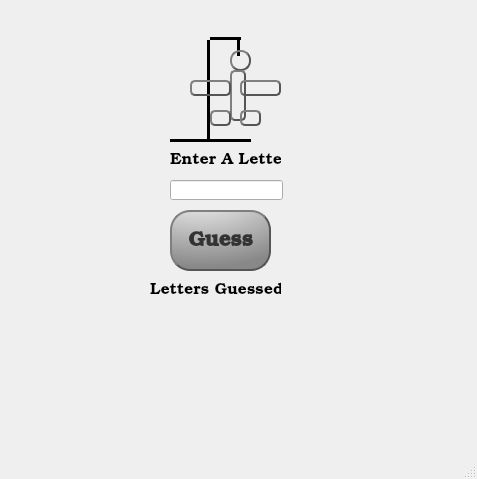
<?xml version="1.0" encoding="UTF-8"?>
<ui version="4.0">
 <class>MainWindow</class>
 <widget class="QMainWindow" name="MainWindow">
  <property name="geometry">
   <rect>
    <x>0</x>
    <y>0</y>
    <width>477</width>
    <height>479</height>
   </rect>
  </property>
  <property name="windowTitle">
   <string>MainWindow</string>
  </property>
  <widget class="QWidget" name="centralwidget">
   <widget class="QPushButton" name="btnGuess">
    <property name="geometry">
     <rect>
      <x>170</x>
      <y>210</y>
      <width>101</width>
      <height>61</height>
     </rect>
    </property>
    <property name="font">
     <font>
      <family>Bookman Old Style</family>
      <pointsize>16</pointsize>
      <weight>75</weight>
      <bold>true</bold>
     </font>
    </property>
    <property name="styleSheet">
     <string notr="true">QPushButton {
color: #333;
border: 2px solid #555;
border-radius: 20px;
border-style: outset;
background: qradialgradient(cx: 0.3, cy: -0.4, fx: 0.3, fy: -0.4,radius: 1.35, stop: 0 #fff, stop: 1 #888);
padding: 5px;
}</string>
    </property>
    <property name="text">
     <string>Guess</string>
    </property>
   </widget>
   <widget class="QLineEdit" name="linInput">
    <property name="geometry">
     <rect>
      <x>170</x>
      <y>180</y>
      <width>113</width>
      <height>20</height>
     </rect>
    </property>
   </widget>
   <widget class="QLabel" name="label">
    <property name="geometry">
     <rect>
      <x>170</x>
      <y>150</y>
      <width>111</width>
      <height>21</height>
     </rect>
    </property>
    <property name="font">
     <font>
      <family>Bookman Old Style</family>
      <pointsize>12</pointsize>
     </font>
    </property>
    <property name="text">
     <string>Enter A Letter</string>
    </property>
   </widget>
   <widget class="Line" name="lineBase">
    <property name="geometry">
     <rect>
      <x>170</x>
      <y>130</y>
      <width>81</width>
      <height>20</height>
     </rect>
    </property>
    <property name="autoFillBackground">
     <bool>true</bool>
    </property>
    <property name="frameShadow">
     <enum>QFrame::Plain</enum>
    </property>
    <property name="lineWidth">
     <number>3</number>
    </property>
    <property name="orientation">
     <enum>Qt::Horizontal</enum>
    </property>
   </widget>
   <widget class="Line" name="line">
    <property name="geometry">
     <rect>
      <x>200</x>
      <y>40</y>
      <width>16</width>
      <height>101</height>
     </rect>
    </property>
    <property name="frameShadow">
     <enum>QFrame::Plain</enum>
    </property>
    <property name="lineWidth">
     <number>3</number>
    </property>
    <property name="orientation">
     <enum>Qt::Vertical</enum>
    </property>
   </widget>
   <widget class="Line" name="line_2">
    <property name="geometry">
     <rect>
      <x>210</x>
      <y>30</y>
      <width>31</width>
      <height>16</height>
     </rect>
    </property>
    <property name="frameShadow">
     <enum>QFrame::Plain</enum>
    </property>
    <property name="lineWidth">
     <number>3</number>
    </property>
    <property name="orientation">
     <enum>Qt::Horizontal</enum>
    </property>
   </widget>
   <widget class="Line" name="line_3">
    <property name="geometry">
     <rect>
      <x>230</x>
      <y>40</y>
      <width>16</width>
      <height>16</height>
     </rect>
    </property>
    <property name="frameShadow">
     <enum>QFrame::Plain</enum>
    </property>
    <property name="lineWidth">
     <number>3</number>
    </property>
    <property name="orientation">
     <enum>Qt::Vertical</enum>
    </property>
   </widget>
   <widget class="QPushButton" name="btnHead">
    <property name="geometry">
     <rect>
      <x>230</x>
      <y>50</y>
      <width>21</width>
      <height>21</height>
     </rect>
    </property>
    <property name="styleSheet">
     <string notr="true">QPushButton {
color: #333;
border: 2px solid #555;
border-radius: 10px;
border-style: outset;
background: qradialgradient(cx: 0.3, cy: -0.4, fx: 0.3, fy: -0.4,radius: 1.35, stop: 0 #fff, stop: 1 #888
);
padding: 5px;
}</string>
    </property>
    <property name="text">
     <string/>
    </property>
    <property name="flat">
     <bool>true</bool>
    </property>
   </widget>
   <widget class="QLabel" name="lblLettersGuessedTitle">
    <property name="geometry">
     <rect>
      <x>150</x>
      <y>280</y>
      <width>131</width>
      <height>21</height>
     </rect>
    </property>
    <property name="font">
     <font>
      <family>Bookman Old Style</family>
      <pointsize>12</pointsize>
     </font>
    </property>
    <property name="text">
     <string>Letters Guessed</string>
    </property>
   </widget>
   <widget class="QLabel" name="lblLetters">
    <property name="geometry">
     <rect>
      <x>70</x>
      <y>310</y>
      <width>321</width>
      <height>21</height>
     </rect>
    </property>
    <property name="font">
     <font>
      <family>Bookman Old Style</family>
      <pointsize>12</pointsize>
      <weight>75</weight>
      <bold>true</bold>
     </font>
    </property>
    <property name="text">
     <string/>
    </property>
    <property name="alignment">
     <set>Qt::AlignCenter</set>
    </property>
   </widget>
   <widget class="QLabel" name="lblLettersGuessedTitle_2">
    <property name="geometry">
     <rect>
      <x>20</x>
      <y>380</y>
      <width>441</width>
      <height>61</height>
     </rect>
    </property>
    <property name="font">
     <font>
      <family>Bookman Old Style</family>
      <pointsize>16</pointsize>
      <weight>75</weight>
      <bold>true</bold>
     </font>
    </property>
    <property name="text">
     <string/>
    </property>
    <property name="alignment">
     <set>Qt::AlignCenter</set>
    </property>
   </widget>
   <widget class="QPushButton" name="btnBody">
    <property name="geometry">
     <rect>
      <x>230</x>
      <y>70</y>
      <width>16</width>
      <height>51</height>
     </rect>
    </property>
    <property name="styleSheet">
     <string notr="true">QPushButton {
color: #333;
border: 2px solid #555;
border-radius: 5px;
border-style: outset;
background: qradialgradient(cx: 0.3, cy: -0.4, fx: 0.3, fy: -0.4,radius: 1.35, stop: 0 #fff, stop: 1 #888
);
padding: 5px;
}</string>
    </property>
    <property name="text">
     <string/>
    </property>
    <property name="flat">
     <bool>true</bool>
    </property>
   </widget>
   <widget class="QPushButton" name="btnArm1">
    <property name="geometry">
     <rect>
      <x>240</x>
      <y>80</y>
      <width>41</width>
      <height>16</height>
     </rect>
    </property>
    <property name="styleSheet">
     <string notr="true">QPushButton {
color: #333;
border: 2px solid #555;
border-radius: 5px;
border-style: outset;
background: qradialgradient(cx: 0.3, cy: -0.4, fx: 0.3, fy: -0.4,radius: 1.35, stop: 0 #fff, stop: 1 #888
);
padding: 5px;
}</string>
    </property>
    <property name="text">
     <string/>
    </property>
    <property name="flat">
     <bool>true</bool>
    </property>
   </widget>
   <widget class="QPushButton" name="btnArm2">
    <property name="geometry">
     <rect>
      <x>190</x>
      <y>80</y>
      <width>41</width>
      <height>16</height>
     </rect>
    </property>
    <property name="styleSheet">
     <string notr="true">QPushButton {
color: #333;
border: 2px solid #555;
border-radius: 5px;
border-style: outset;
background: qradialgradient(cx: 0.3, cy: -0.4, fx: 0.3, fy: -0.4,radius: 1.35, stop: 0 #fff, stop: 1 #888
);
padding: 5px;
}</string>
    </property>
    <property name="text">
     <string/>
    </property>
    <property name="flat">
     <bool>true</bool>
    </property>
   </widget>
   <widget class="QPushButton" name="btnLeg1">
    <property name="geometry">
     <rect>
      <x>240</x>
      <y>110</y>
      <width>21</width>
      <height>16</height>
     </rect>
    </property>
    <property name="styleSheet">
     <string notr="true">QPushButton {
color: #333;
border: 2px solid #555;
border-radius: 5px;
border-style: outset;
background: qradialgradient(cx: 0.3, cy: -0.4, fx: 0.3, fy: -0.4,radius: 1.35, stop: 0 #fff, stop: 1 #888
);
padding: 5px;
}</string>
    </property>
    <property name="text">
     <string/>
    </property>
    <property name="flat">
     <bool>true</bool>
    </property>
   </widget>
   <widget class="QPushButton" name="btnLeg2">
    <property name="geometry">
     <rect>
      <x>210</x>
      <y>110</y>
      <width>21</width>
      <height>16</height>
     </rect>
    </property>
    <property name="styleSheet">
     <string notr="true">QPushButton {
color: #333;
border: 2px solid #555;
border-radius: 5px;
border-style: outset;
background: qradialgradient(cx: 0.3, cy: -0.4, fx: 0.3, fy: -0.4,radius: 1.35, stop: 0 #fff, stop: 1 #888
);
padding: 5px;
}</string>
    </property>
    <property name="text">
     <string/>
    </property>
    <property name="flat">
     <bool>true</bool>
    </property>
   </widget>
  </widget>
  <widget class="QMenuBar" name="menubar">
   <property name="geometry">
    <rect>
     <x>0</x>
     <y>0</y>
     <width>477</width>
     <height>21</height>
    </rect>
   </property>
  </widget>
  <widget class="QStatusBar" name="statusbar"/>
 </widget>
 <resources/>
 <connections>
  <connection>
   <sender>btnGuess</sender>
   <signal>clicked()</signal>
   <receiver>btnGuess</receiver>
   <slot>click()</slot>
   <hints>
    <hint type="sourcelabel">
     <x>194</x>
     <y>257</y>
    </hint>
    <hint type="destinationlabel">
     <x>217</x>
     <y>273</y>
    </hint>
   </hints>
  </connection>
 </connections>
</ui>
